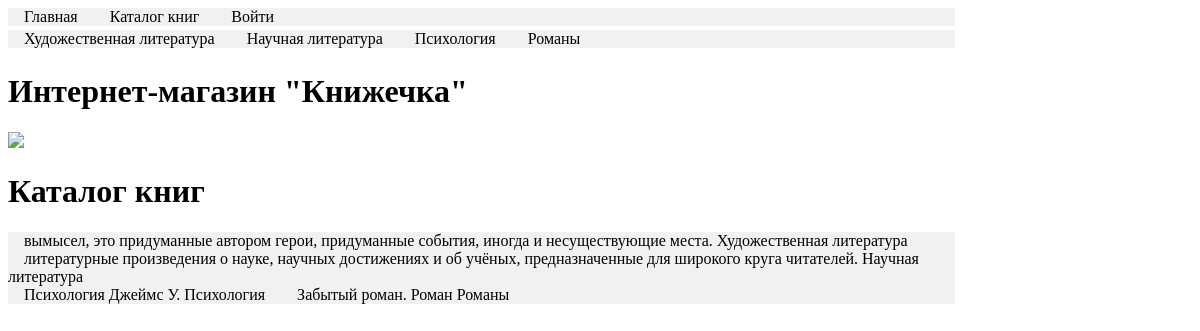
Page /catalog/ on the earlier database version.
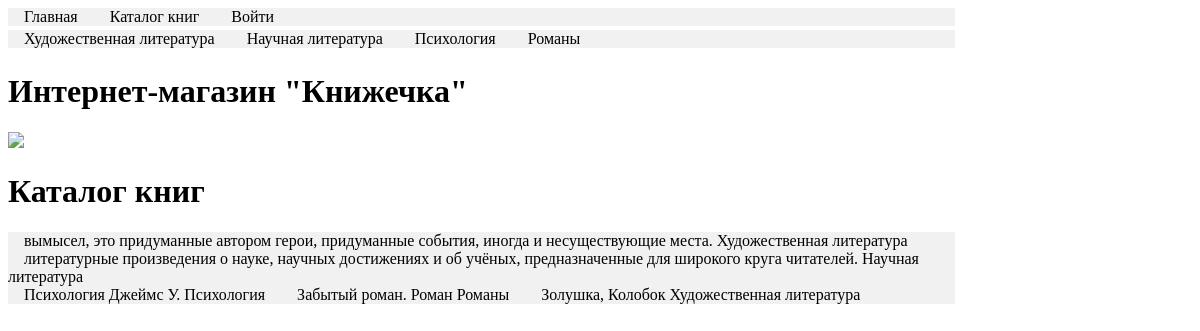
Same page on the later database version.
### mainapp/models.py (models this page shows, shortened)
class ProductCategory(models.Model):
    name = models.CharField(max_length=128)
    desc = models.TextField(blank=True)
    class Meta:
        verbose_name = 'Книга'
        verbose_name_plural = 'Книги'

### mainapp/views.py (the view)
# urls.py: path('catalog/', mainapp.catalog, name='catalog'),
def catalog(request):
    categories = ProductCategory.objects.all()
    context = {
        'categories': categories,
        'page_title': 'каталог'
    }
    return render(request, 'mainapp/catalog.html', context)

### mainapp/templates/mainapp/catalog.html
{% extends 'mainapp/base.html' %}
{% block content %}
    <h1>Каталог книг</h1>
    <div class="catalog-menu">
        <ul>
            {% for item in categories %}
                <li>
                    <a href="{% url 'catalog_page' item.pk %}">
                        {{ item.desc }}
                        {{ item.name }}
                    </a>
                </li>
            {% endfor %}
        </ul>
    </div>
{% endblock %}

### mainapp/templates/mainapp/base.html (shortened to what this page needs)
<!DOCTYPE html>
<html lang="ru">
<head>
    {% block css %}
        <link rel="stylesheet" href="/static/css/style.css">
    {% endblock %}
</head>
<body>
<div class="main-menu">
    <ul>
        <li>
            <a href="{% url 'index' %}">Главная</a>
        </li>
        <li>
            <a href="{% url 'catalog' %}">Каталог книг</a>
        </li>
        <li>
            <a href="{% url 'login' %}">Войти</a>
        </li>
    </ul>
</div>
            <ul class="books-menu">
                    <li><a href="">Художественная литература</a></li>
                    <li><a href="">Научная литература</a></li>
                    <li><a href="">Психология</a></li>
                    <li><a href="">Романы</a></li>
            </ul>
<h1>Интернет-магазин "Книжечка"</h1>
    <img src="static/img/1.jpg">
{% block content %}
{% endblock %}
</body>
</html>

### static/css/style.css (style rules this page uses)
ul { list-style-type: none; margin: 0; padding: 0; width: 80%; background-color: #f1f1f1; display: inline-block; }
li { float: left; }
li a { color: #000; padding: 8px 16px; text-decoration: none; }

Differences in the rows shown:
added ProductCategory: desc "Золушка, Колобок", name "Художественная литература"
